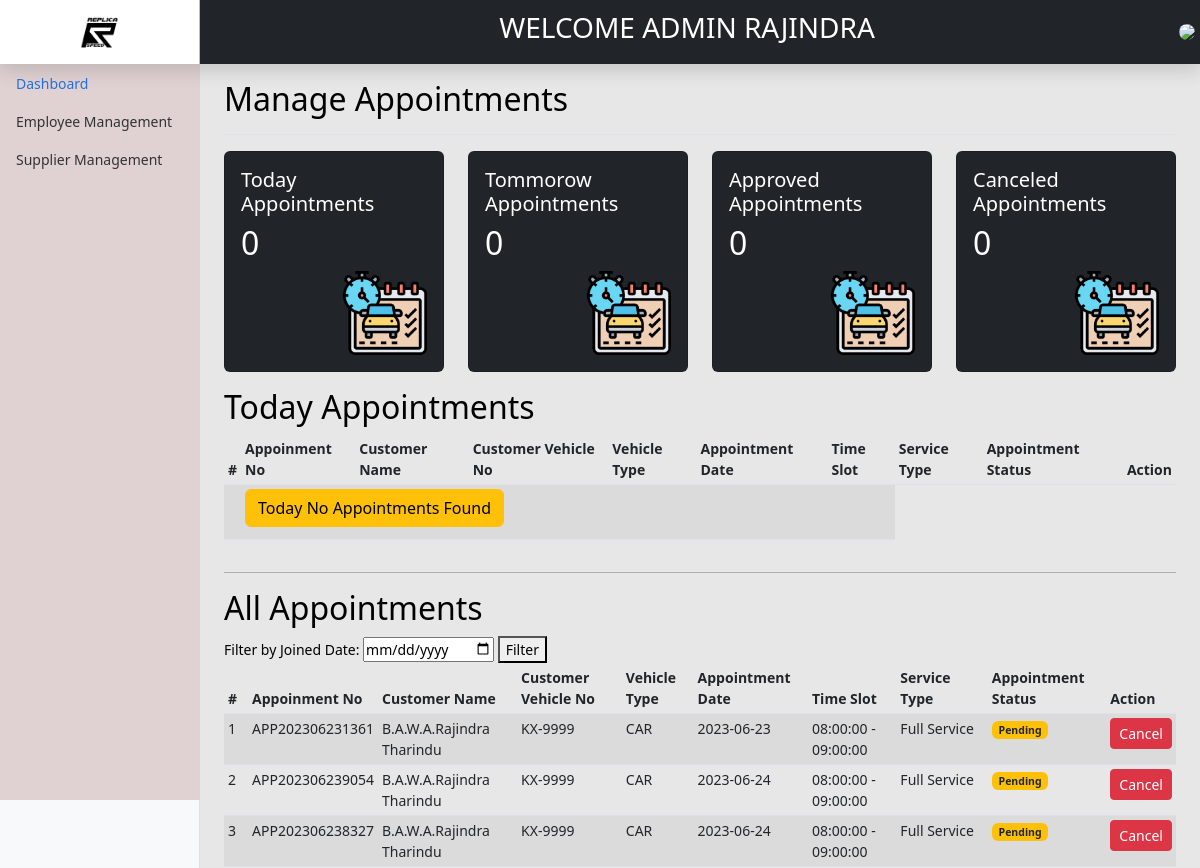
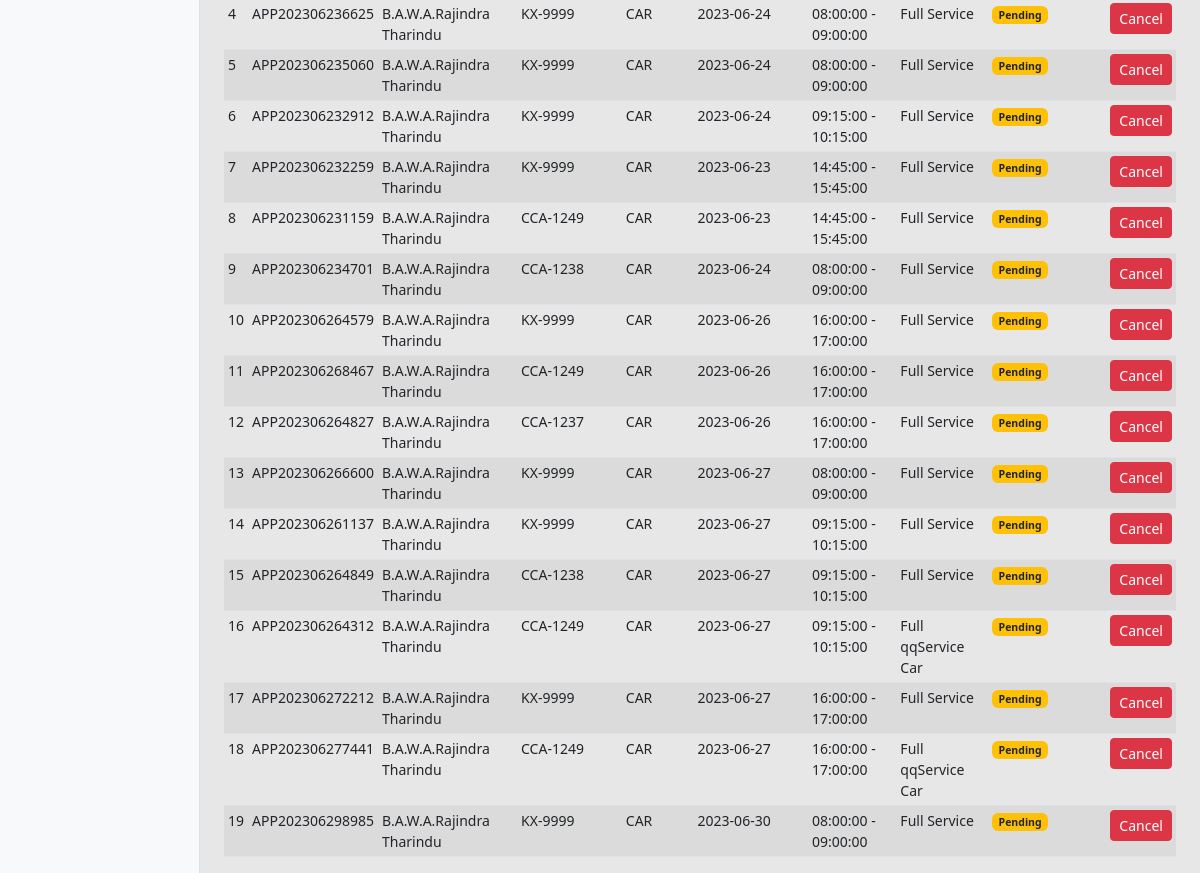
The app's page /backend/appointments/viewAppointment.php (signed in), older data (2 pictures, top to bottom).
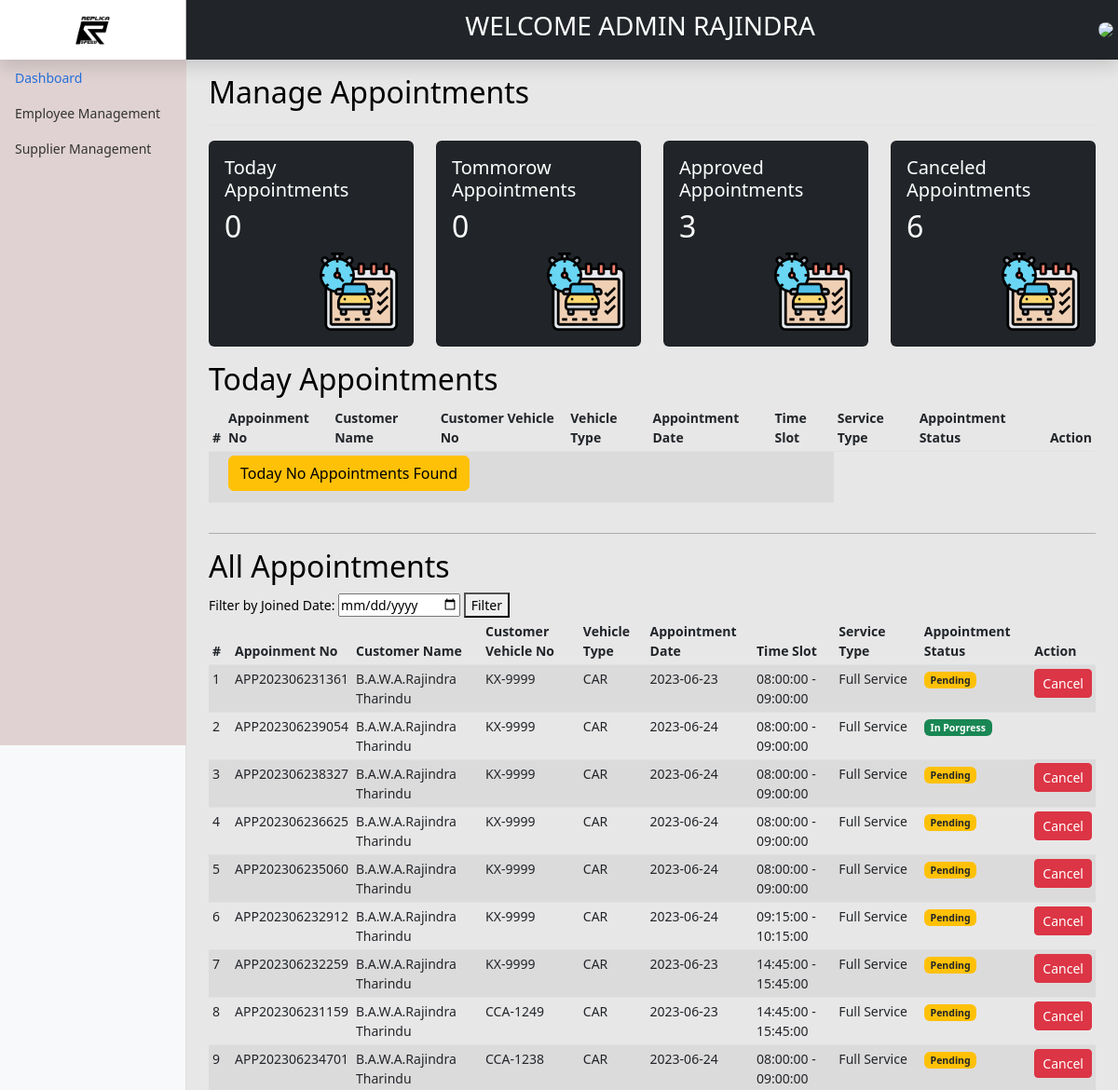
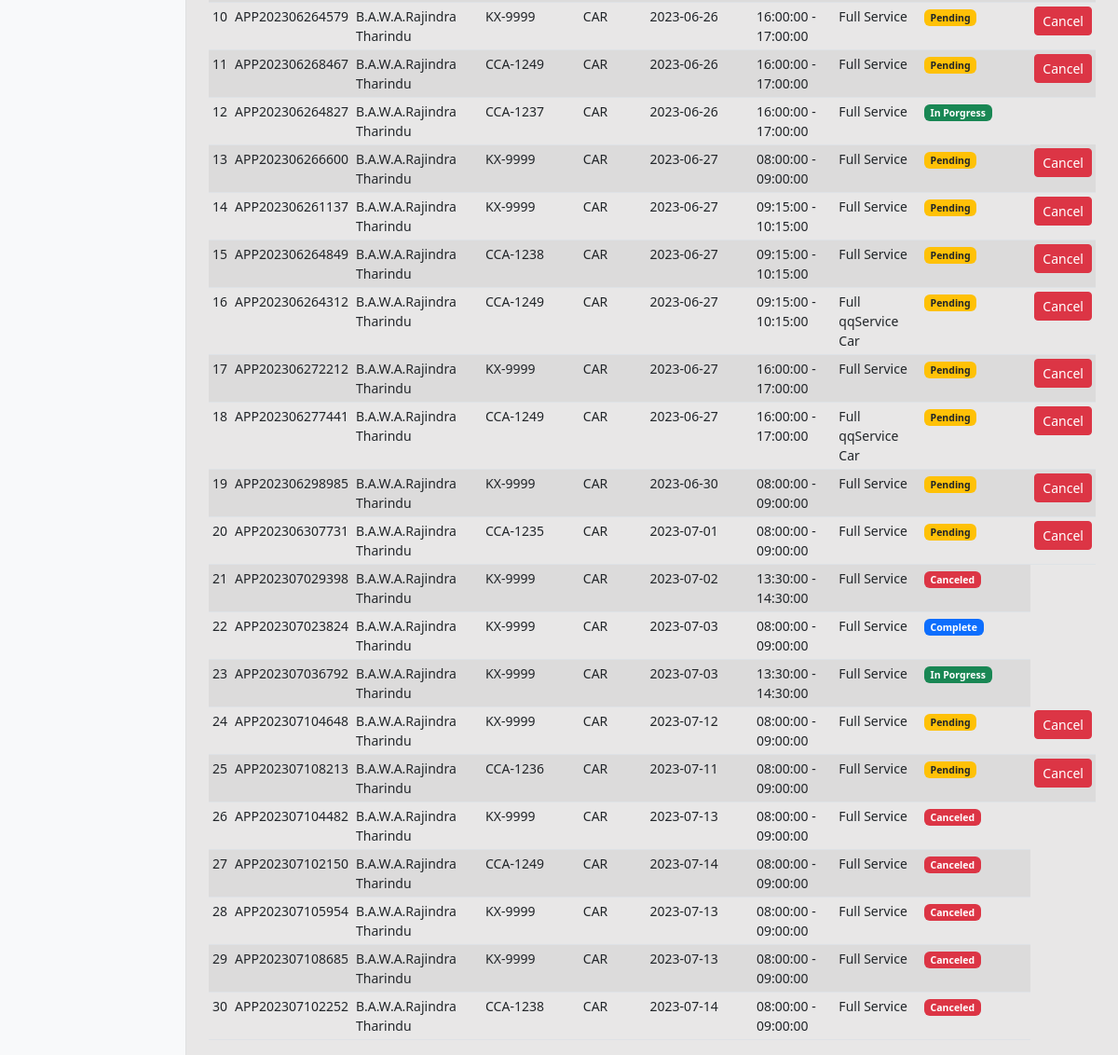
The same page, newer data (2 pictures, top to bottom).
### tables this page shows
CREATE TABLE IF NOT EXISTS `appointments` (
  `AppointmentId` int(11) NOT NULL AUTO_INCREMENT,
  `AppointmentNo` varchar(255) NOT NULL,
  `CustomerID` int(11) NOT NULL,
  `VehicleNo` int(11) NOT NULL,
  `AppDate` date NOT NULL,
  `TimeSlotStart` int(11) NOT NULL,
  `ServiceType` varchar(255) NOT NULL,
  `appointmentStatus` int(1) DEFAULT NULL,
  `AddUser` int(11) DEFAULT NULL,
  `UpdateUser` int(11) DEFAULT NULL,
  `UpdateDate` date DEFAULT NULL,
  PRIMARY KEY (`AppointmentId`),
  KEY `TimeSlotStart` (`TimeSlotStart`)
);

CREATE TABLE IF NOT EXISTS `customer` (
  `CustomerID` int(11) NOT NULL AUTO_INCREMENT,
  `Email` varchar(30) NOT NULL,
  `Password` varchar(255) NOT NULL,
  `NIC` varchar(12) NOT NULL,
  `FirstName` varchar(255) NOT NULL,
  `LastName` varchar(255) NOT NULL,
  `HouseNo` varchar(10) NOT NULL,
  `Lane` varchar(50) NOT NULL,
  `Street` varchar(50) NOT NULL,
  `City` varchar(20) NOT NULL,
  `Gender` varchar(10) NOT NULL,
  `Status` int(1) NOT NULL,
  `AddUser` int(11) DEFAULT NULL,
  `AddDate` date DEFAULT NULL,
  `UpdateUser` int(11) DEFAULT NULL,
  `UpdateDate` date DEFAULT NULL,
  PRIMARY KEY (`CustomerID`)
);

CREATE TABLE IF NOT EXISTS `customervehicles` (
  `vehicleId` int(11) NOT NULL AUTO_INCREMENT,
  `CustomerID` int(11) NOT NULL,
  `VehicleModel` varchar(255) NOT NULL,
  `VehicleImage` varchar(255) NOT NULL,
  `VehicleType` int(11) NOT NULL,
  `registerLetter` varchar(20) NOT NULL,
  `RegistrationNo` varchar(255) NOT NULL,
  PRIMARY KEY (`vehicleId`)
);

CREATE TABLE IF NOT EXISTS `vehicle_catergories` (
  `VCatergoryId` int(11) NOT NULL AUTO_INCREMENT,
  `CatergoryName` varchar(10) NOT NULL,
  `CatergoryStatus` int(1) NOT NULL,
  `AddUser` int(10) NOT NULL,
  `AddDate` date NOT NULL,
  `UpdateUser` int(10) DEFAULT NULL,
  `UpdateDate` date DEFAULT NULL,
  PRIMARY KEY (`VCatergoryId`)
);

CREATE TABLE IF NOT EXISTS `timeslots` (
  `TimeSlotId` int(11) NOT NULL AUTO_INCREMENT,
  `TimeSlotName` varchar(255) NOT NULL,
  `day_Id` int(11) NOT NULL,
  `TimeSlotStart` time NOT NULL,
  `TimeSlotEnd` time NOT NULL,
  `PerVehicles` int(11) NOT NULL,
  `TimeSlotStatus` int(1) NOT NULL,
  `AddUser` int(11) NOT NULL,
  `AddDate` date NOT NULL,
  `UpdateUser` int(11) DEFAULT NULL,
  `UpdateDate` date DEFAULT NULL,
  PRIMARY KEY (`TimeSlotId`),
  KEY `day_Id` (`day_Id`)
);

CREATE TABLE IF NOT EXISTS `service` (
  `ServiceId` int(11) NOT NULL AUTO_INCREMENT,
  `ServiceName` varchar(255) NOT NULL,
  `CatergoryName` varchar(10) NOT NULL,
  `ServiceCost` int(11) NOT NULL,
  `ServicePrice` int(11) NOT NULL,
  `ServiceStatus` int(1) NOT NULL,
  `AddUser` int(10) NOT NULL,
  `AddDate` date NOT NULL,
  `UpdateUser` int(10) DEFAULT NULL,
  `UpdateDate` date DEFAULT NULL,
  PRIMARY KEY (`ServiceId`)
);

### backend/appointments/viewAppointment.php (the view, shortened to what the rows shown need)
<?php include'../header.php'; ?>
<main class="col-md-9 ms-sm-auto col-lg-10 px-md-4">
    <div class="d-flex justify-content-between flex-wrap flex-md-nowrap align-items-center pt-3 pb-2 mb-3 border-bottom">
        <h1 class="h2">Manage Appointments</h1>
    </div>
    <section>
        <div class="row">
            <div class="col-md-3">
                <?php
                $current = date("Y-m-d");
                $db = dbconn();
                $sqlToday = "SELECT * FROM appointments WHERE AppDate='$current'";
                $resultToday = $db->query($sqlToday);
                if ($resultToday->num_rows > 0) {
                    $todayCount = $resultToday->num_rows;
                } else {
                    $todayCount = 0;
                }
                ?>
                <div class="card text-white bg-dark mb-3" style="max-width: 18rem;" onclick="window.location.href = '<?= SYSTEM_PATH ?>appointments/todayAppointment';">
                    <div class="card-body">
                        <h2><?= $todayCount ?></h2>
                    </div>
                </div>
            </div>
            <div class="col-md-3">
                <?php
                $tomorrow = date("Y-m-d", strtotime('+1 day'));
                $db = dbconn();
                $sqlTomorrow = "SELECT * FROM appointments WHERE AppDate='$tomorrow'";
                $resultTomorrow = $db->query($sqlTomorrow);
                if ($resultTomorrow->num_rows > 0) {
                    $tomorrowCount = $resultTomorrow->num_rows;
                } else {
                    $tomorrowCount = 0;
                }
                ?>
                <div class="card text-white bg-dark mb-3" style="max-width: 18rem;" onclick="window.location.href = '<?= SYSTEM_PATH ?>appointments/tommorrowAppointment';">
                    <div class="card-body">
                        <h2><?= $tomorrowCount ?></h2>
                    </div>
                </div>
            </div>
            <div class="col-md-3">
                <?php
                $db = dbconn();
                $sqlApproved = "SELECT * FROM appointments WHERE appointmentStatus='2'";
                $resultApproved = $db->query($sqlApproved);
                if ($resultApproved->num_rows > 0) {
                    $ApprovedCount = $resultApproved->num_rows;
                } else {
                    $ApprovedCount = 0;
                }
                ?>
                <div class="card text-white bg-dark mb-3" style="max-width: 18rem;" onclick="window.location.href = '<?= SYSTEM_PATH ?>appointments/ApprovedAppointment.php';">
                    <div class="card-body">
                        <h2><?= $ApprovedCount ?></h2>
                    </div>
                </div>
            </div>
            <div class="col-md-3">
                <?php
                $db = dbconn();
                $sqlCanceldApp = "SELECT * FROM appointments WHERE appointmentStatus='4'";
                $resultCanceldApp = $db->query($sqlCanceldApp);
                if ($resultCanceldApp->num_rows > 0) {
                    $CanceledCount = $resultCanceldApp->num_rows;
                } else {
                    $CanceledCount = 0;
                }
                ?>
                <div class="card text-white bg-dark mb-3" style="max-width: 18rem;" onclick="window.location.href = '<?= SYSTEM_PATH ?>appointments/CanceledAppointment.php';">
                    <div class="card-body">
                        <h2><?= $CanceledCount ?></h2>
                    </div>
                </div>
            </div>
        </div>
    </section>
    <h2> Today Appointments</h2>
    <div class="table-responsive">
        <?php
        $db = dbconn();
        ?>
        <table class="table table-striped table-sm">
            <thead>
                <tr>
                    <th scope="col">#</th>
                    <th scope="col">Appoinment No</th>
                    <th scope="col">Customer Name</th>
                    <th scope="col">Customer Vehicle No</th>
                    <th scope="col">Vehicle Type</th>
                    <th scope="col">Appointment Date</th>
                    <th scope="col">Time Slot</th>
                    <th scope="col">Service Type</th>
                    <th scope="col">Appointment Status</th>
                    <th scope="col">Action</th>
                </tr>
            </thead>
        </table>
    </div>
    <h2> All Appointments</h2>
    <?php
    $sql = "SELECT ap.AppointmentId,ap.AppointmentNo,ap.AppDate,ap.appointmentStatus,cus.FirstName,cus.LastName,cv.registerLetter,cv.RegistrationNo,vc.CatergoryName,tms.TimeSlotStart,tms.TimeSlotEnd,sv.ServiceName FROM appointments ap "
            . "LEFT JOIN customer cus ON ap.CustomerID = cus.CustomerID LEFT JOIN customervehicles cv ON ap.VehicleNo=cv.vehicleId "
            . "LEFT JOIN vehicle_catergories vc ON cv.VehicleType=vc.VCatergoryId "
            . "LEFT JOIN timeslots tms ON ap.TimeSlotStart=tms.TimeSlotId "
            . "LEFT JOIN service sv ON ap.ServiceType=sv.ServiceId";
    $result = $db->query($sql);
    ?>
    <div class="table-responsive">
        <table class="table table-striped table-sm">
            <thead>
                <tr>
                    <th scope="col">#</th>
                    <th scope="col">Appoinment No</th>
                    <th scope="col">Customer Name</th>
                    <th scope="col">Customer Vehicle No</th>
                    <th scope="col">Vehicle Type</th>
                    <th scope="col">Appointment Date</th>
                    <th scope="col">Time Slot</th>
                    <th scope="col">Service Type</th>
                    <th scope="col">Appointment Status</th>
                    <th scope="col">Action</th>
                </tr>
            </thead>
            <tbody>
                <?php
                if ($result->num_rows > 0) {
                    $n = 1;
                    while ($row = $result->fetch_assoc()) {
                        ?>
                        <tr>
                            <td><?= $n ?></td>
                            <td><?= $row['AppointmentNo'] ?></td>
                            <td>
                                <?= $row['FirstName'] . ' ' . $row['LastName'] ?>
                            </td>
                            <td>
                                <?= $row['registerLetter'] . "-" . $row['RegistrationNo']; ?>
                            </td>
                            <td>
                                <?= $row['CatergoryName'] ?>
                            </td>
                            <td><?= $row['AppDate'] ?></td>
                            <td>
                                <?= $row['TimeSlotStart'] . " " . "-" . " " . $row['TimeSlotEnd']; ?>
                            </td>
                            <td>
                                <?= $row['ServiceName'] ?>
                            </td>
                            <td>
                                <?php
                                $appointmentStatus = $row['appointmentStatus'];
                                $statusDescription = '';
                                switch ($appointmentStatus) {
                                    case 1:
                                        $statusDescription = "Pending";
                                        $statusColor = "badge bg-warning text-dark btn-sm";
                                        $showCancelButton = true;
                                        break;
                                    case 2:
                                        $statusDescription = "In Porgress";
                                        $statusColor = "badge bg-success btn-sm";
                                        $showCancelButton = false;
                                        break;
                                    case 3:
                                        $statusDescription = "Complete";
                                        $statusColor = "badge bg-primary btn-sm";
                                        $showCancelButton = false;
                                        break;
                                    case 4:
                                        $statusDescription = "Canceled";
                                        $statusColor = "badge bg-danger btn-sm";
                                        $showCancelButton = false;
                                        break;
                                }
                                ?>
                                <span class='<?= $statusColor; ?>'><?= $statusDescription; ?> </span>
                            </td>
                            <?php if ($showCancelButton) { ?>
                                <td>
                                    <form method='post' action="appCancel.php">
                                        <button type="submit" class="btn btn-danger btn-sm" name="action" value="delete" <?= @$disabled ?>>Cancel</button>
                                    </form>
                                </td>
                            <?php } ?>
                        </tr>
                        <?php
                        $n++;
                    }
                } else {
                    echo'<td></td>'
                    . '<td colspan="5"><strong><h5 class="btn btn-warning" style="align-items:center;">No Result Found</h5></strong></td>'
                    . '<td></td>';
                }
                ?>
            </tbody>
        </table>
    </div>
</main>
<?php include'../footer.php'; ?>

Row changes from the older to the newer data that the page shows:
changed appointments "APP202306239054": appointmentStatus "Pending" → "In Porgress"; no longer shows "Cancel"
changed appointments "APP202306264827": appointmentStatus "Pending" → "In Porgress"; no longer shows "Cancel"
added appointments: AppointmentNo "APP202306307731", CustomerID.FirstName "B.A.W.A.Rajindra", CustomerID.LastName "Tharindu", customervehicles.registerLetter "CCA", customervehicles.RegistrationNo "1235", vehicle_catergories.CatergoryName "CAR", AppDate "2023-07-01", TimeSlotStart.TimeSlotStart "08:00:00", TimeSlotStart.TimeSlotEnd "09:00:00", service.ServiceName "Full Service", appointmentStatus "Pending"
added appointments: AppointmentNo "APP202307029398", CustomerID.FirstName "B.A.W.A.Rajindra", CustomerID.LastName "Tharindu", customervehicles.registerLetter "KX", customervehicles.RegistrationNo "9999", vehicle_catergories.CatergoryName "CAR", AppDate "2023-07-02", TimeSlotStart.TimeSlotStart "13:30:00", TimeSlotStart.TimeSlotEnd "14:30:00", service.ServiceName "Full Service", appointmentStatus "Canceled"
added appointments: AppointmentNo "APP202307023824", CustomerID.FirstName "B.A.W.A.Rajindra", CustomerID.LastName "Tharindu", customervehicles.registerLetter "KX", customervehicles.RegistrationNo "9999", vehicle_catergories.CatergoryName "CAR", AppDate "2023-07-03", TimeSlotStart.TimeSlotStart "08:00:00", TimeSlotStart.TimeSlotEnd "09:00:00", service.ServiceName "Full Service", appointmentStatus "Complete"
added appointments: AppointmentNo "APP202307036792", CustomerID.FirstName "B.A.W.A.Rajindra", CustomerID.LastName "Tharindu", customervehicles.registerLetter "KX", customervehicles.RegistrationNo "9999", vehicle_catergories.CatergoryName "CAR", AppDate "2023-07-03", TimeSlotStart.TimeSlotStart "13:30:00", TimeSlotStart.TimeSlotEnd "14:30:00", service.ServiceName "Full Service", appointmentStatus "In Porgress"
added appointments: AppointmentNo "APP202307104648", CustomerID.FirstName "B.A.W.A.Rajindra", CustomerID.LastName "Tharindu", customervehicles.registerLetter "KX", customervehicles.RegistrationNo "9999", vehicle_catergories.CatergoryName "CAR", AppDate "2023-07-12", TimeSlotStart.TimeSlotStart "08:00:00", TimeSlotStart.TimeSlotEnd "09:00:00", service.ServiceName "Full Service", appointmentStatus "Pending"
added appointments: AppointmentNo "APP202307108213", CustomerID.FirstName "B.A.W.A.Rajindra", CustomerID.LastName "Tharindu", customervehicles.registerLetter "CCA", customervehicles.RegistrationNo "1236", vehicle_catergories.CatergoryName "CAR", AppDate "2023-07-11", TimeSlotStart.TimeSlotStart "08:00:00", TimeSlotStart.TimeSlotEnd "09:00:00", service.ServiceName "Full Service", appointmentStatus "Pending"
added appointments: AppointmentNo "APP202307104482", CustomerID.FirstName "B.A.W.A.Rajindra", CustomerID.LastName "Tharindu", customervehicles.registerLetter "KX", customervehicles.RegistrationNo "9999", vehicle_catergories.CatergoryName "CAR", AppDate "2023-07-13", TimeSlotStart.TimeSlotStart "08:00:00", TimeSlotStart.TimeSlotEnd "09:00:00", service.ServiceName "Full Service", appointmentStatus "Canceled"
added appointments: AppointmentNo "APP202307102150", CustomerID.FirstName "B.A.W.A.Rajindra", CustomerID.LastName "Tharindu", customervehicles.registerLetter "CCA", customervehicles.RegistrationNo "1249", vehicle_catergories.CatergoryName "CAR", AppDate "2023-07-14", TimeSlotStart.TimeSlotStart "08:00:00", TimeSlotStart.TimeSlotEnd "09:00:00", service.ServiceName "Full Service", appointmentStatus "Canceled"
added appointments: AppointmentNo "APP202307105954", CustomerID.FirstName "B.A.W.A.Rajindra", CustomerID.LastName "Tharindu", customervehicles.registerLetter "KX", customervehicles.RegistrationNo "9999", vehicle_catergories.CatergoryName "CAR", AppDate "2023-07-13", TimeSlotStart.TimeSlotStart "08:00:00", TimeSlotStart.TimeSlotEnd "09:00:00", service.ServiceName "Full Service", appointmentStatus "Canceled"
added appointments: AppointmentNo "APP202307108685", CustomerID.FirstName "B.A.W.A.Rajindra", CustomerID.LastName "Tharindu", customervehicles.registerLetter "KX", customervehicles.RegistrationNo "9999", vehicle_catergories.CatergoryName "CAR", AppDate "2023-07-13", TimeSlotStart.TimeSlotStart "08:00:00", TimeSlotStart.TimeSlotEnd "09:00:00", service.ServiceName "Full Service", appointmentStatus "Canceled"
added appointments: AppointmentNo "APP202307102252", CustomerID.FirstName "B.A.W.A.Rajindra", CustomerID.LastName "Tharindu", customervehicles.registerLetter "CCA", customervehicles.RegistrationNo "1238", vehicle_catergories.CatergoryName "CAR", AppDate "2023-07-14", TimeSlotStart.TimeSlotStart "08:00:00", TimeSlotStart.TimeSlotEnd "09:00:00", service.ServiceName "Full Service", appointmentStatus "Canceled"
Text that changed along with them:
$ApprovedCount: "0" → "3"
$CanceledCount: "0" → "6"
